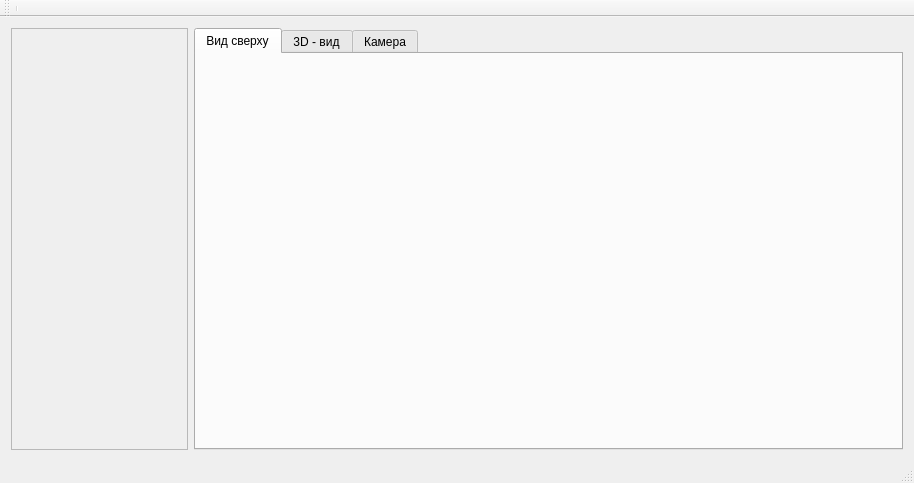
<?xml version="1.0" encoding="UTF-8"?>
<ui version="4.0">
 <class>MainWindow</class>
 <widget class="QMainWindow" name="MainWindow">
  <property name="enabled">
   <bool>true</bool>
  </property>
  <property name="geometry">
   <rect>
    <x>0</x>
    <y>0</y>
    <width>914</width>
    <height>483</height>
   </rect>
  </property>
  <property name="sizePolicy">
   <sizepolicy hsizetype="Expanding" vsizetype="Preferred">
    <horstretch>0</horstretch>
    <verstretch>0</verstretch>
   </sizepolicy>
  </property>
  <property name="windowTitle">
   <string>MainWindow</string>
  </property>
  <widget class="QWidget" name="centralWidget">
   <layout class="QHBoxLayout" name="horizontalLayout">
    <item>
     <widget class="QScrollArea" name="scrollAreaToolBox">
      <property name="sizePolicy">
       <sizepolicy hsizetype="Expanding" vsizetype="Expanding">
        <horstretch>3</horstretch>
        <verstretch>0</verstretch>
       </sizepolicy>
      </property>
      <property name="widgetResizable">
       <bool>true</bool>
      </property>
      <widget class="QWidget" name="scrollAreaWidgetContents">
       <property name="geometry">
        <rect>
         <x>0</x>
         <y>0</y>
         <width>176</width>
         <height>410</height>
        </rect>
       </property>
      </widget>
     </widget>
    </item>
    <item>
     <widget class="QTabWidget" name="tabWidget">
      <property name="sizePolicy">
       <sizepolicy hsizetype="Expanding" vsizetype="Expanding">
        <horstretch>12</horstretch>
        <verstretch>0</verstretch>
       </sizepolicy>
      </property>
      <property name="currentIndex">
       <number>0</number>
      </property>
      <widget class="QWidget" name="tabScene2D">
       <attribute name="title">
        <string>Вид сверху</string>
       </attribute>
       <layout class="QGridLayout" name="gridLayout_3">
        <property name="leftMargin">
         <number>0</number>
        </property>
        <property name="topMargin">
         <number>0</number>
        </property>
        <property name="rightMargin">
         <number>0</number>
        </property>
        <property name="bottomMargin">
         <number>0</number>
        </property>
        <item row="0" column="0">
         <widget class="Scene2D" name="scene2D" native="true">
          <property name="sizePolicy">
           <sizepolicy hsizetype="Expanding" vsizetype="Expanding">
            <horstretch>10</horstretch>
            <verstretch>0</verstretch>
           </sizepolicy>
          </property>
         </widget>
        </item>
       </layout>
      </widget>
      <widget class="QWidget" name="tabScene3D">
       <attribute name="title">
        <string>3D - вид</string>
       </attribute>
       <layout class="QGridLayout" name="gridLayout_4">
        <property name="leftMargin">
         <number>0</number>
        </property>
        <property name="topMargin">
         <number>0</number>
        </property>
        <property name="rightMargin">
         <number>0</number>
        </property>
        <property name="bottomMargin">
         <number>0</number>
        </property>
        <item row="0" column="0">
         <widget class="Scene3D" name="scene3D" native="true"/>
        </item>
       </layout>
      </widget>
      <widget class="QWidget" name="tab">
       <attribute name="title">
        <string>Камера</string>
       </attribute>
      </widget>
     </widget>
    </item>
   </layout>
  </widget>
  <widget class="QMenuBar" name="menuBar">
   <property name="geometry">
    <rect>
     <x>0</x>
     <y>0</y>
     <width>914</width>
     <height>21</height>
    </rect>
   </property>
  </widget>
  <widget class="QToolBar" name="mainToolBar">
   <attribute name="toolBarArea">
    <enum>TopToolBarArea</enum>
   </attribute>
   <attribute name="toolBarBreak">
    <bool>false</bool>
   </attribute>
   <addaction name="separator"/>
  </widget>
  <widget class="QStatusBar" name="statusBar"/>
 </widget>
 <layoutdefault spacing="6" margin="11"/>
 <customwidgets>
  <customwidget>
   <class>Scene2D</class>
   <extends>QWidget</extends>
   <header location="global">scene2d.h</header>
   <container>1</container>
  </customwidget>
  <customwidget>
   <class>Scene3D</class>
   <extends>QWidget</extends>
   <header location="global">scene3d.h</header>
   <container>1</container>
  </customwidget>
 </customwidgets>
 <resources/>
 <connections/>
</ui>
